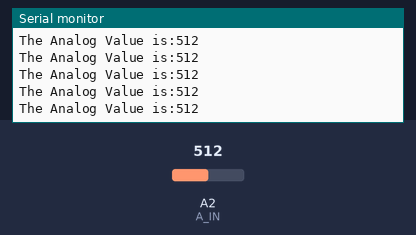
Recording of a sketch running on a simulated Arduino Uno, built with avr-gcc and run on an emulated ATmega328P. Shown: the last lines printed to the serial monitor. The inputs (shaded band) are chosen by the test bench; at power-on: A2 (A_IN) = 512.

Above: at 1.2 s.
1.3 s: A2 (A_IN) set to 109
At 1.9 s:
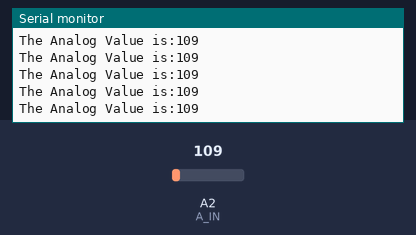
4.3 s: A2 (A_IN) set to 89
At 5.2 s:
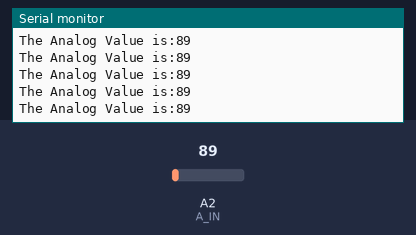
7.3 s: A2 (A_IN) set to 11
At 8.0 s:
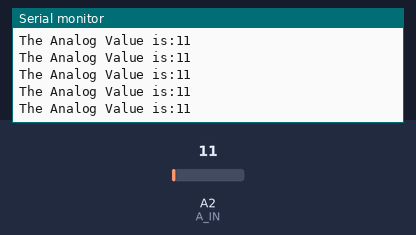
10.3 s: A2 (A_IN) set to 8
At 10.8 s:
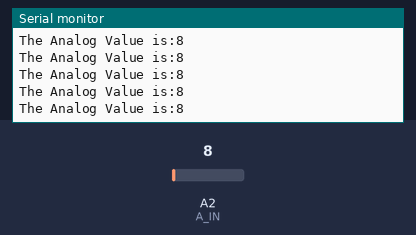
17.8 s: A2 (A_IN) set to 988
At 18.7 s:
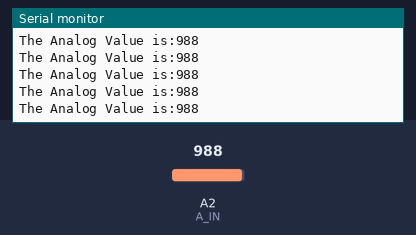
20.8 s: A2 (A_IN) set to 1016
At 21.8 s:
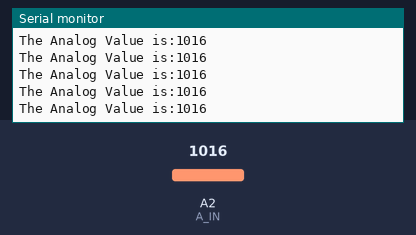
Timing chart, 0 to 23.3 s (numbered marks = the images above; inputs shaded):
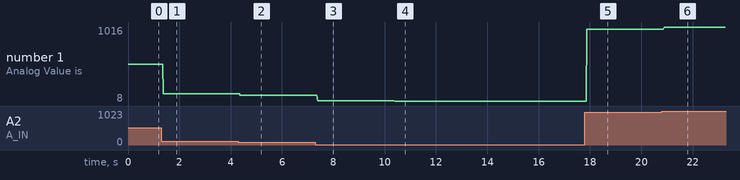

The sketch:

Analog.ino
```cpp
const int A_IN = A2;
int analog_value;

void setup()
{
  Serial.begin(9600);
}

void loop()
{
  analog_value = analogRead(A_IN);
  Serial.print("The Analog Value is:");
  Serial.println(analog_value);
}
```

Measured:
- after the input at 1.3 s, the serial monitor: prints a new line after 0.08 s (image 1)
- after the input at 4.3 s, the serial monitor: prints a new line after 0.07 s (image 2)
- after the input at 7.3 s, the serial monitor: prints a new line after 0.09 s (image 3)
- after the input at 10.3 s, the serial monitor: prints a new line after 0.08 s (image 4)
- after the input at 17.8 s, the serial monitor: prints a new line after 0.07 s (image 5)
- after the input at 20.8 s, the serial monitor: prints a new line after 0.09 s (image 6)
- plotted number 1: 512 → 109 after the input at 1.3 s, 109 → 89 after the input at 4.3 s, 89 → 11 after the input at 7.3 s, 11 → 8 after the input at 10.3 s, 8 → 988 after the input at 17.8 s
